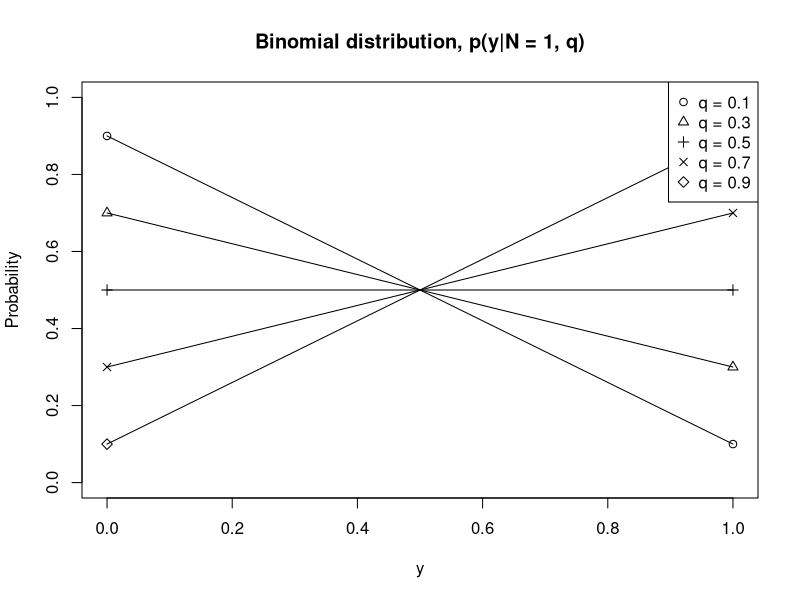
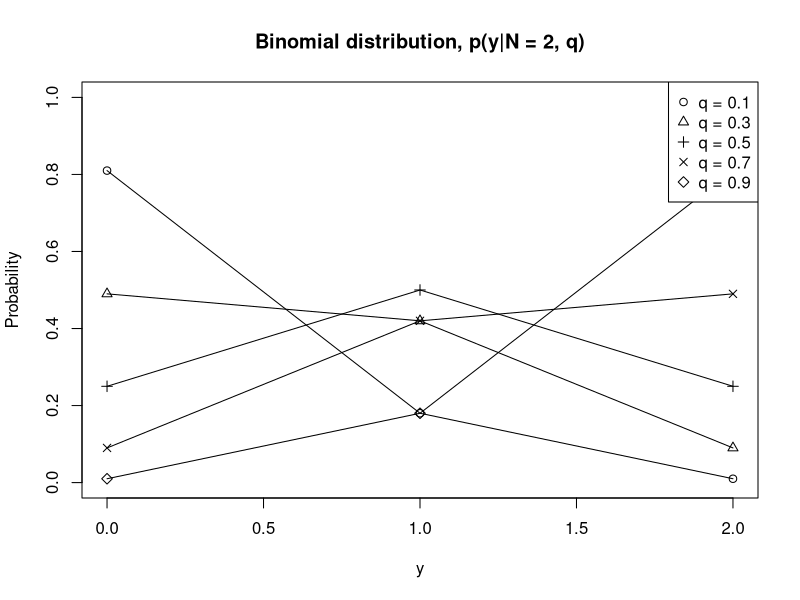
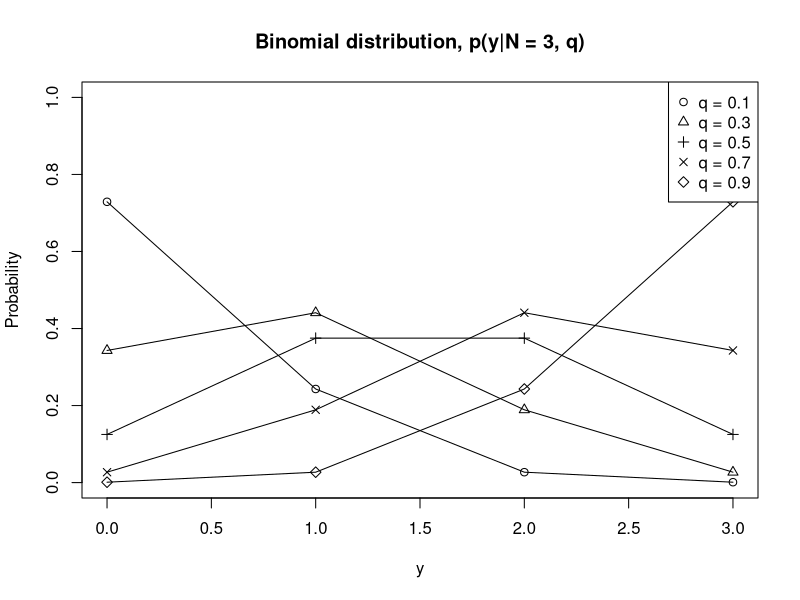
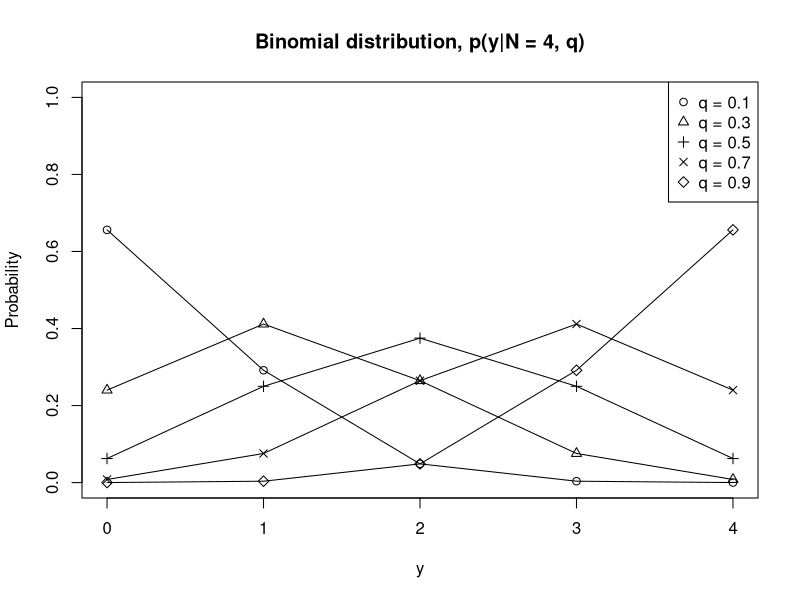
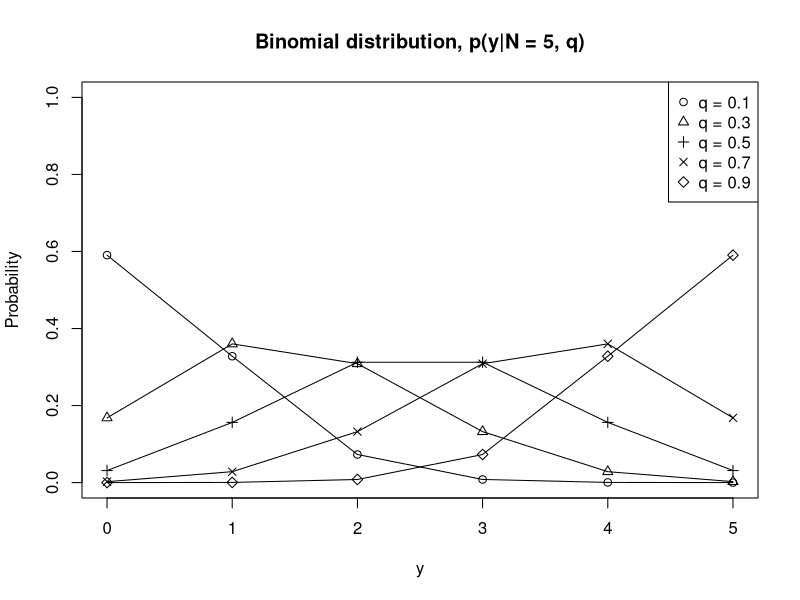
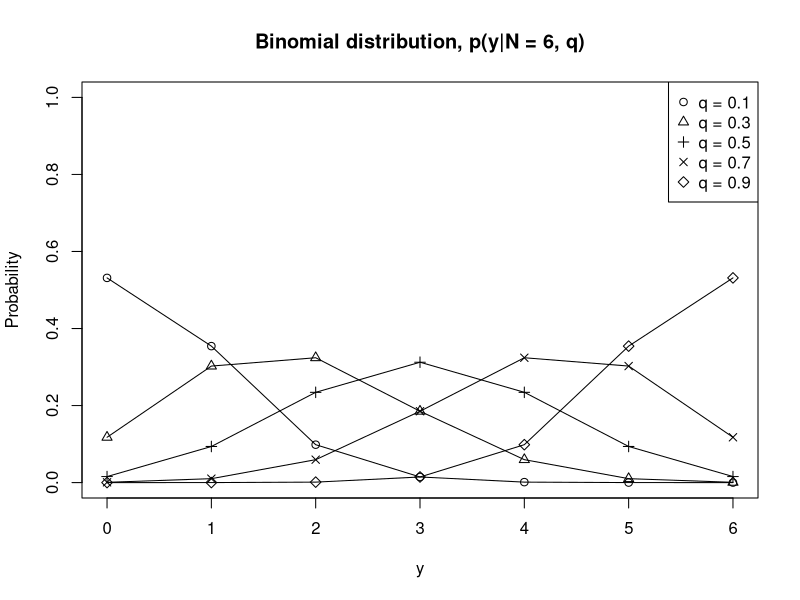
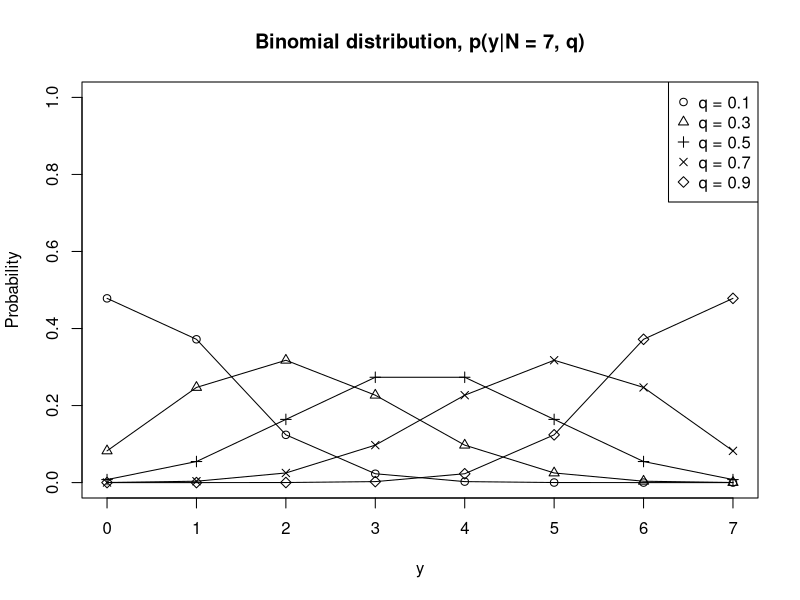
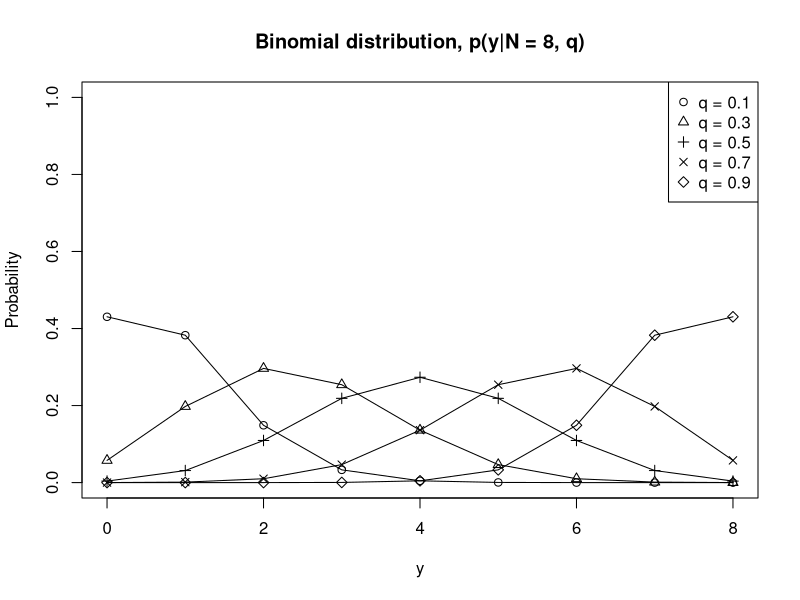

Write R code to recreate these figures, in order.
qs <- seq(0.1, 0.9, by = 0.2)
xl <- "y"
yl <- "Probability"
legends <- paste0("q = ", qs)
for (N in 1:20) {
  title <- paste0("Binomial distribution, p(y|N = ", N, ", q)")
  plot(0, 0, type = "n", xlim = c(0, N), ylim = c(0.0, 1.0), main = title, xlab = xl, ylab = yl)
  for (i in 1:5) {
    lines(0:N, dbinom(0:N, N, qs[i]), type = "l")
    points(0:N, dbinom(0:N, N, qs[i]), pch = i)
  }
  legend("topright", legend = legends, pch = 1:5)
}
